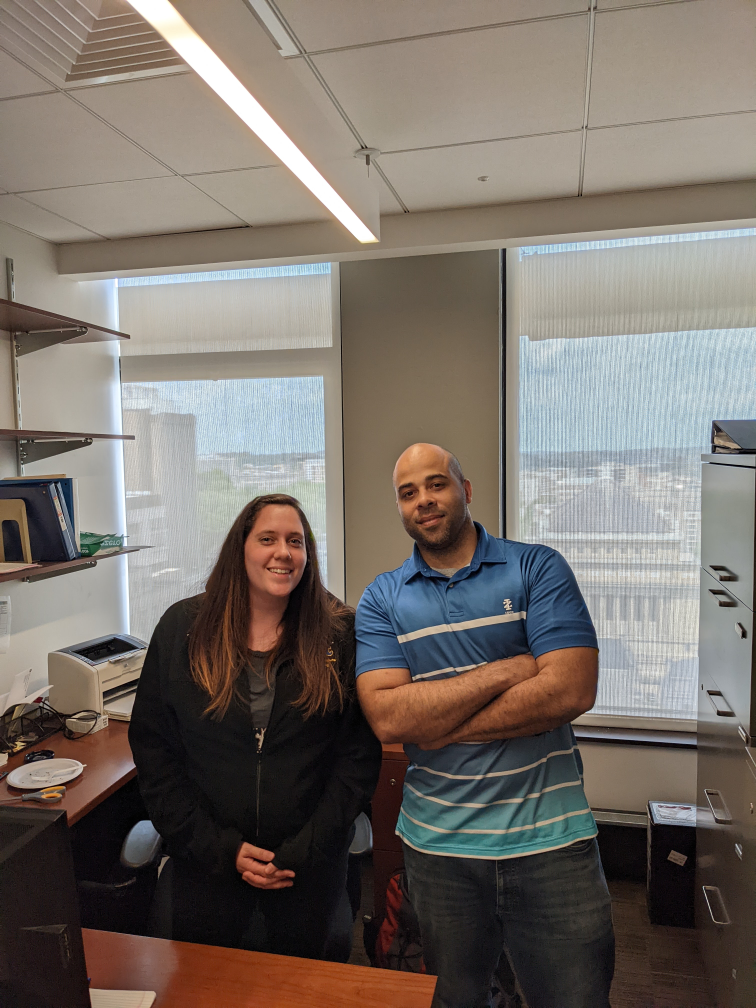
#> input picture AppPrototyping/POV Fan Simulator/bigImage.jpg, 3024 x 4032 px, found by its file name (shown at 1/4 size)
$ python ImageProcessing.py
#> lines starting #> are read from the running program, lines starting #| are printed output that depends on the picture
from PIL import Image
import numpy as np
import os

DEBUG = 0

def pol2cart(r, theta):
    theta = np.deg2rad(theta)
    return (r * np.cos(theta), r * np.sin(theta))

class ImageProcessor:
    """
        numberLEDs: the number of LEDs on a radius of the Rotisplay
        fpath: the filepath to the full size image to be processed
    """
    def __init__(self, numberLEDs : int, fpath : str) -> None:

#> called with numberLEDs = 64, fpath = 'bigImage.jpg'
        self.numLEDs = numberLEDs

        img = Image.open(fpath).convert("RGB").resize((self.numLEDs*2, self.numLEDs*2))
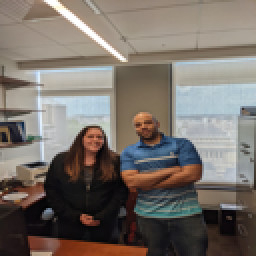
#> img: PIL image 128x128 RGB (shown 2 times larger); mean R, G, B 120.2, 112, 105.3
        self.imgData = np.asarray(img)

        self.circArray = np.zeros(shape=(360,numberLEDs,3), dtype=np.uint8)

        # if DEBUG == 1:
        #     test = self.imgData.copy()

        for angle in range (360):
            for mag in range(numberLEDs):
                # the angle needs changed to this for it to display correctly
                x, y = pol2cart(mag, -1*(angle - 90))

                self.circArray[angle, mag] = self.imgData[round(self.numLEDs+x), round(self.numLEDs+y)]
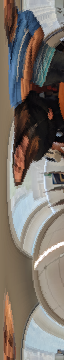
#> self.circArray: shape (360, 64, 3); mean R, G, B 123.3, 114.7, 106.9
                # if DEBUG == 1:
                #     test[round(numberLEDs+x), round(numberLEDs+y)] = (255,255,255)

        if DEBUG == 1:
            circImg = Image.fromarray(self.circArray)

            circImg.save("circTest.bmp")
            img.save("smallTest.bmp")

            print(f'Size of downsized original image in bytes: \t{os.path.getsize("smallTest.bmp")}')
            print(f'Size of circular image in bytes: \t\t{os.path.getsize("circTest.bmp")}')


    def getImageData(self):
        return self.circArray.tolist()

def main():
    ImageProcessor(64, "bigImage.jpg")

if __name__ == "__main__":
    main()
